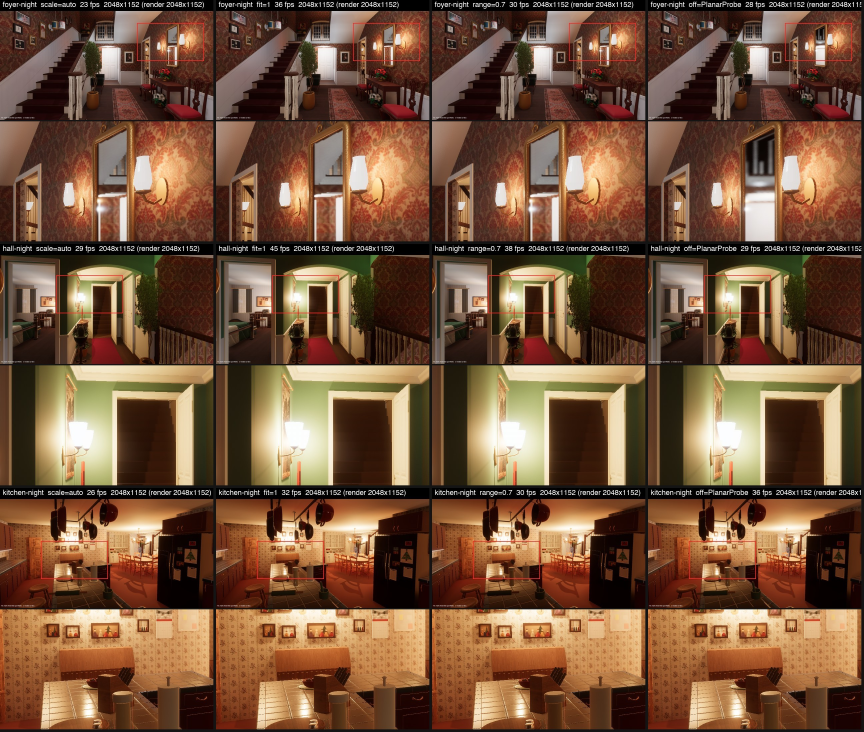
#> input picture spec/captures/perf/fs-nightB-picks.jpg, 2592 x 2196 px (shown at 1/3 size)
$ python mask.py ../../spec/captures/perf/fs-nightB-picks.jpg ../../spec/captures/perf/atlas-8192-vs-16384-night.jpg
#> lines starting #> are read from the running program, lines starting #| are printed output that depends on the picture; after the words box and inside, x2 and y2 are one past the last pixel; in counts of white or black regions, pixels touching at a corner belong together
import cv2, numpy as np, sys
src,out=sys.argv[1],sys.argv[2]
im=cv2.imread(src); hsv=cv2.cvtColor(im,cv2.COLOR_BGR2HSV)
#> further down, im is the input picture: shape (2196, 2592, 3); mean B, G, R 59.7, 84.1, 117.7
#> after `hsv = cv2.cvtColor(im, cv2.COLOR_BGR2HSV)`: hsv: shape (2196, 2592, 3); mean H, S, V 17.2, 142.2, 117.9
mask=((hsv[...,2]>205)&(hsv[...,1]<35)).astype(np.uint8)*255
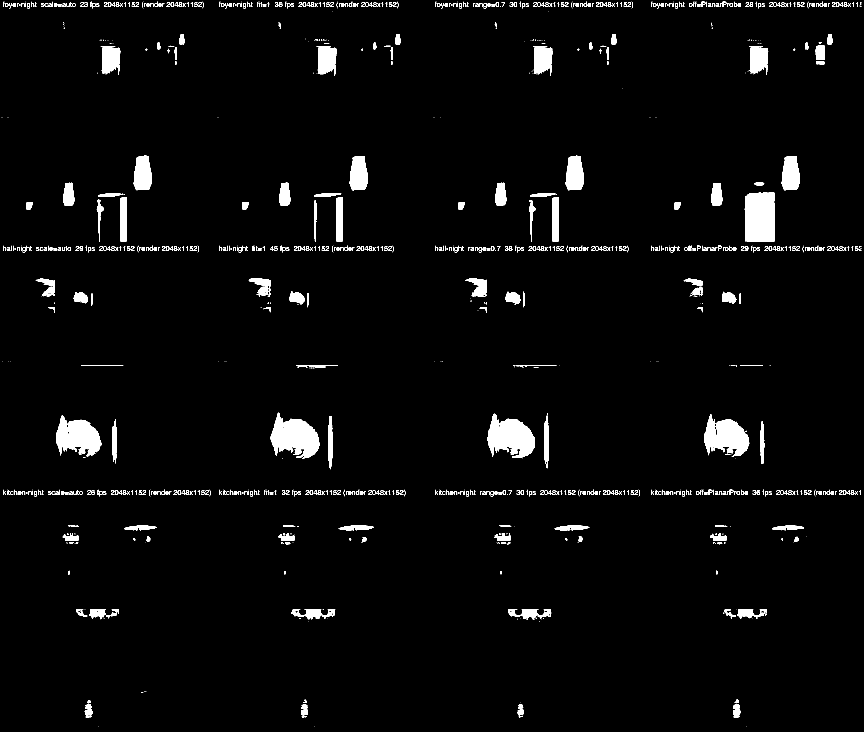
#> mask: shape (2196, 2592) (shown at 1/3 size); 3.1% white; 1105 white regions (412 under 20 px), largest, box (x1, y1, x2, y2) and area: (2234, 577, 2324, 724) 12505, (812, 1238, 959, 1376) 12433, (1462, 1241, 1604, 1374) 11963
mask=cv2.morphologyEx(mask,cv2.MORPH_OPEN,np.ones((3,3),np.uint8))
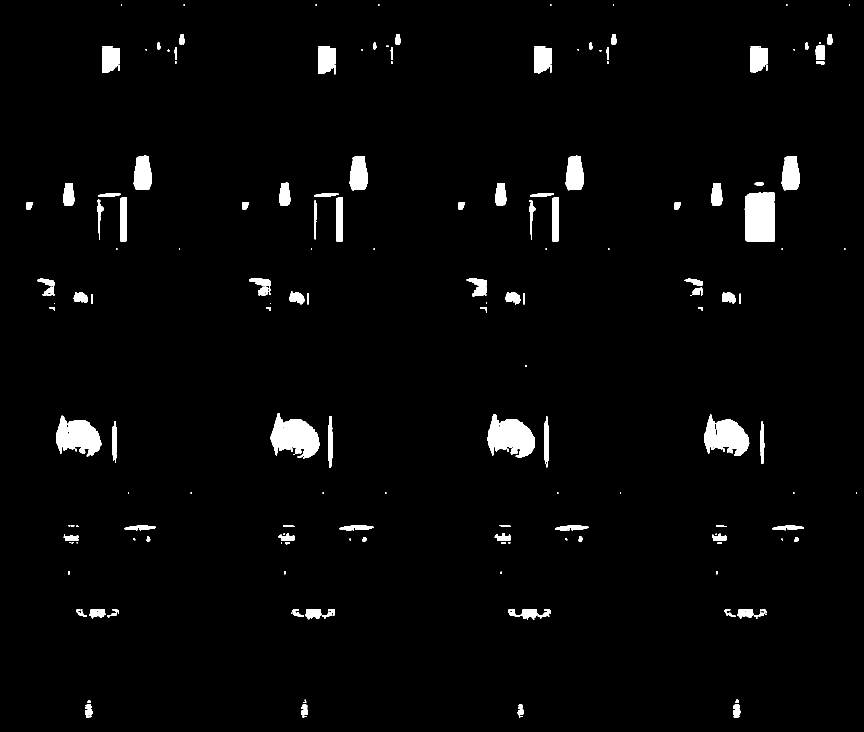
#> mask: shape (2196, 2592) (shown at 1/3 size); 2.6% white; 208 white regions (54 under 20 px), largest, box (x1, y1, x2, y2) and area: (2234, 577, 2324, 724) 12494, (812, 1239, 959, 1376) 12308, (1462, 1242, 1604, 1372) 11809
cv2.imwrite(out,mask)
vis=im.copy(); vis[mask>0]=(0,0,255)
#> after `vis[mask > 0] = (0, 0, 255)`:
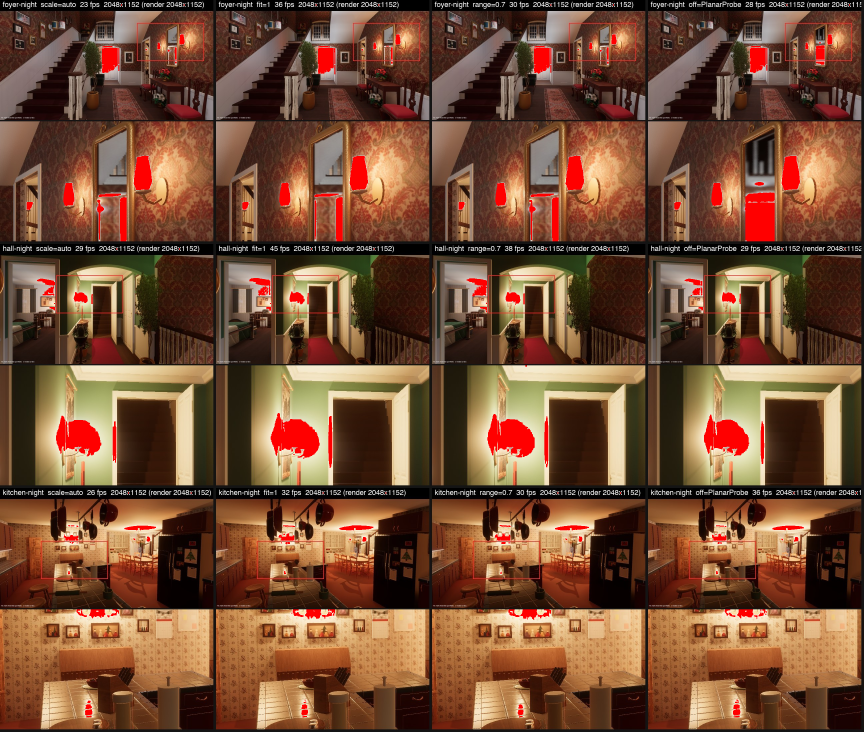
#> vis: shape (2196, 2592, 3) (shown at 1/3 size); mean B, G, R 53.8, 77.9, 118.1
cv2.imwrite(out.replace('.png','_vis.png'),vis)

$ run again, on spec/captures/perf/fullscreen-5k-scale-100-75-50-38.jpg
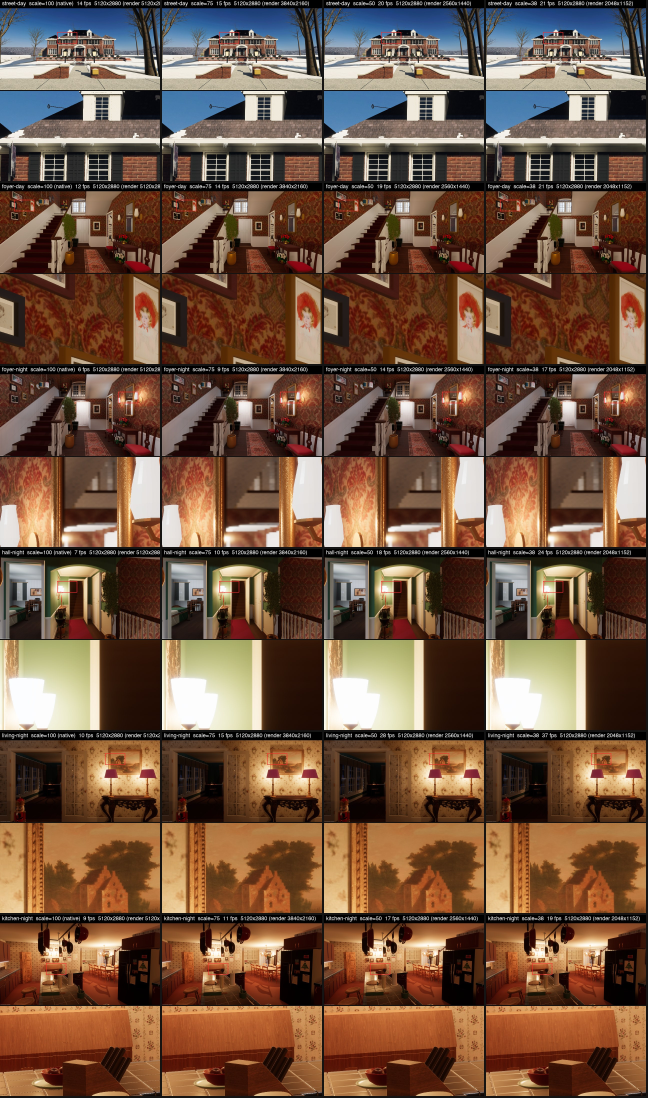
#> input picture spec/captures/perf/fullscreen-5k-scale-100-75-50-38.jpg, 2592 x 4392 px (shown at 1/4 size)
#> im is the input picture: shape (4392, 2592, 3); mean B, G, R 65.6, 85.2, 114.7
#> hsv: shape (4392, 2592, 3); mean H, S, V 24, 137.9, 118.7
#> `mask=((hsv[...,2]>205)&(hsv[...,1]<35)).astype(np.uint8)*255`:
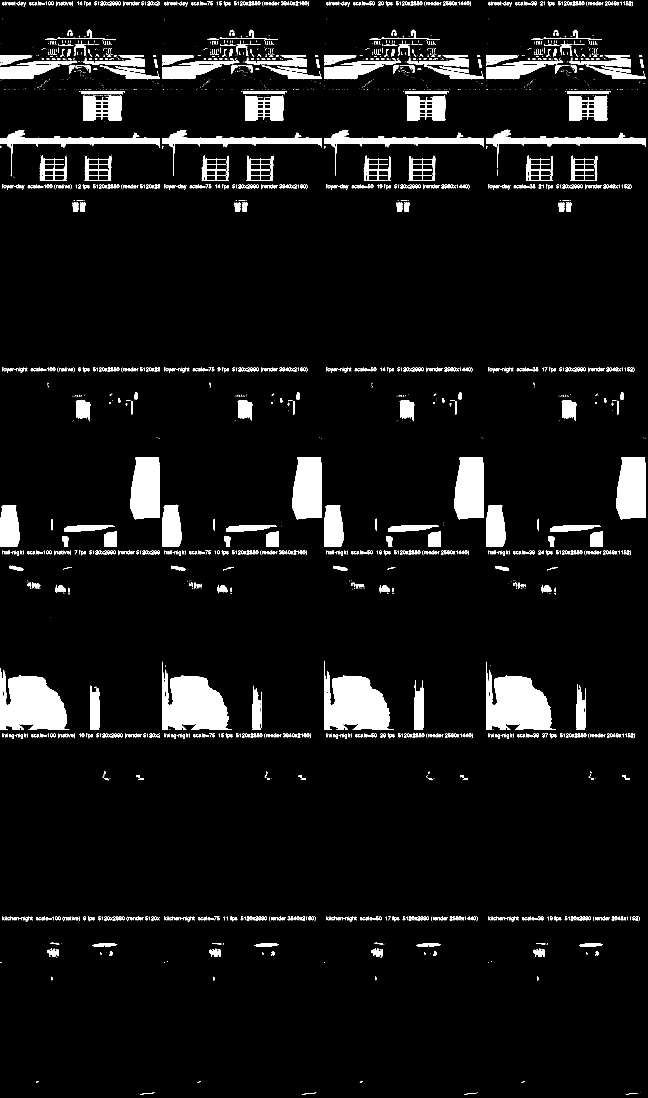
#> mask: shape (4392, 2592) (shown at 1/4 size); 6.3% white; 3490 white regions (1917 under 20 px), largest, box (x1, y1, x2, y2) and area: (14, 2679, 278, 2920) 43596, (662, 2678, 928, 2920) 43464, (1958, 2680, 2224, 2920) 43161
#> `vis[mask > 0] = (0, 0, 255)`:
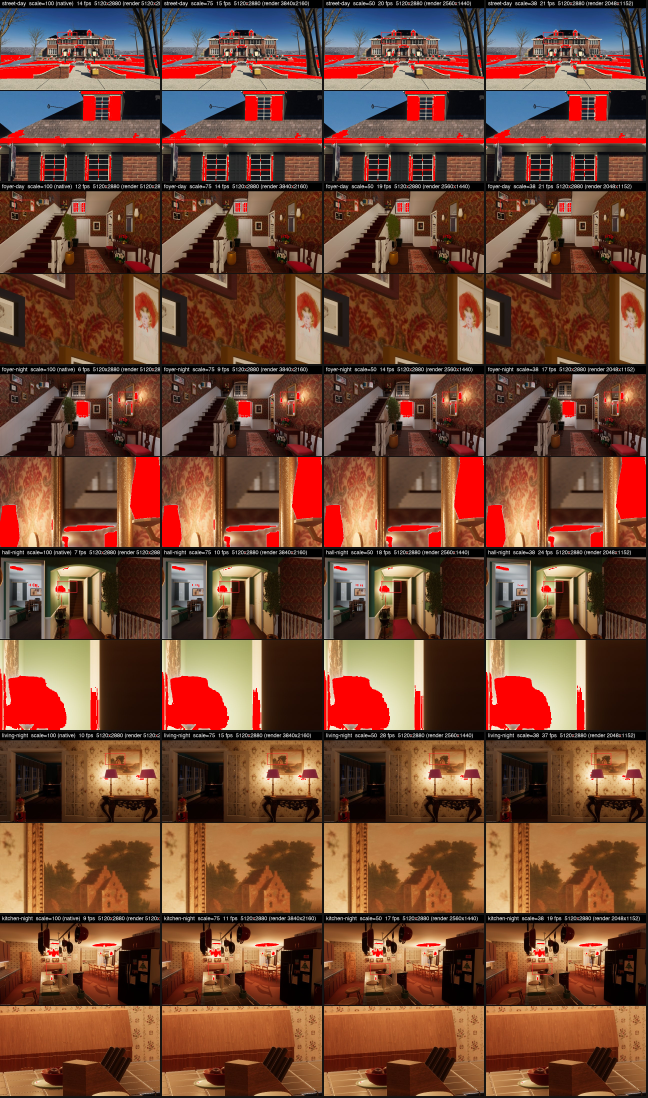
#> vis: shape (4392, 2592, 3) (shown at 1/4 size); mean B, G, R 52.8, 72, 115.6

$ run again, on spec/captures/perf/house-split-sheet.jpg
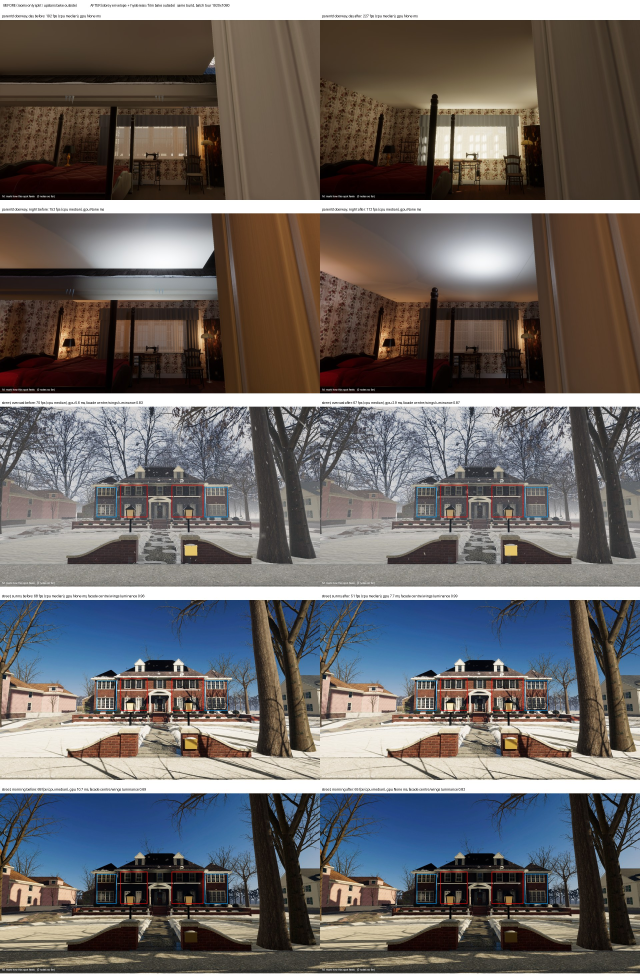
#> input picture spec/captures/perf/house-split-sheet.jpg, 1920 x 2940 px (shown at 1/3 size)
#> im is the input picture: shape (2940, 1920, 3); mean B, G, R 102.8, 104.2, 108.5
#> hsv: shape (2940, 1920, 3); mean H, S, V 43.6, 85.4, 121.2
#> `mask=((hsv[...,2]>205)&(hsv[...,1]<35)).astype(np.uint8)*255`:
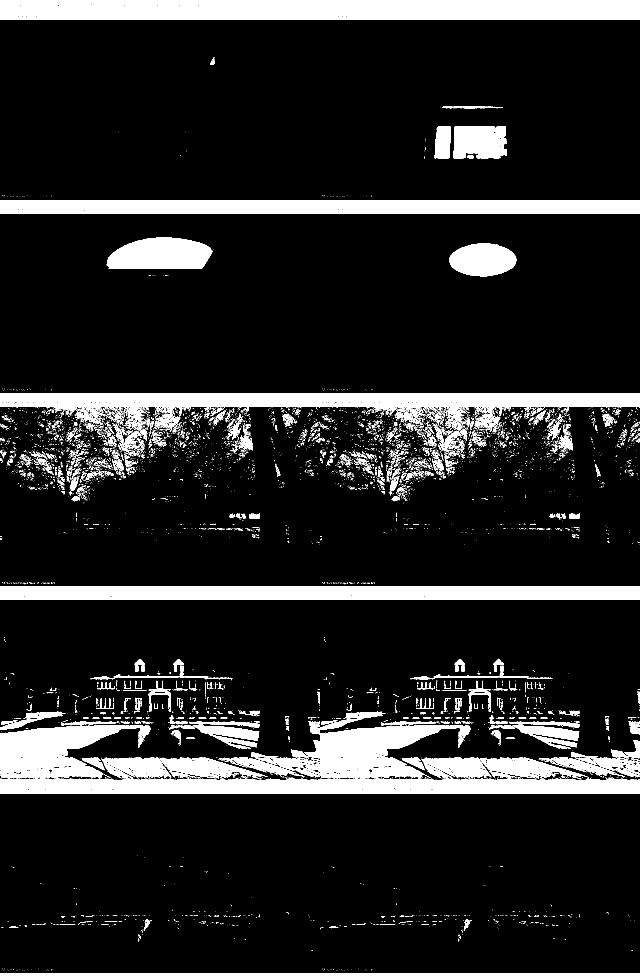
#> mask: shape (2940, 1920) (shown at 1/3 size); 13.5% white; 9609 white regions (8795 under 20 px), largest, box (x1, y1, x2, y2) and area: (0, 0, 1920, 60) 110792, (0, 1180, 1920, 1271) 79284, (0, 2337, 1920, 2380) 77556
#> `vis[mask > 0] = (0, 0, 255)`:
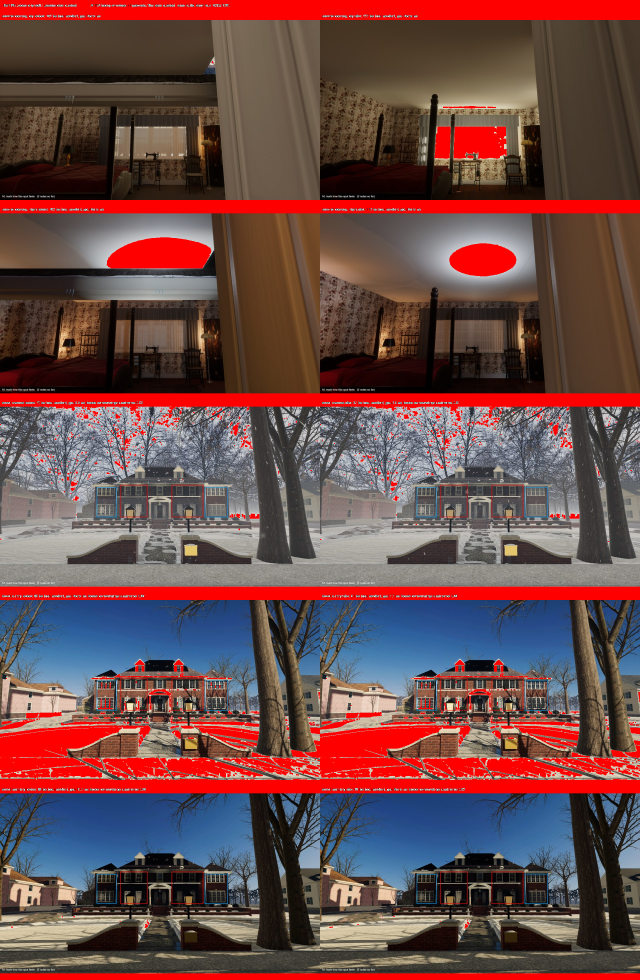
#> vis: shape (2940, 1920, 3) (shown at 1/3 size); mean B, G, R 73.2, 74.1, 109.6
